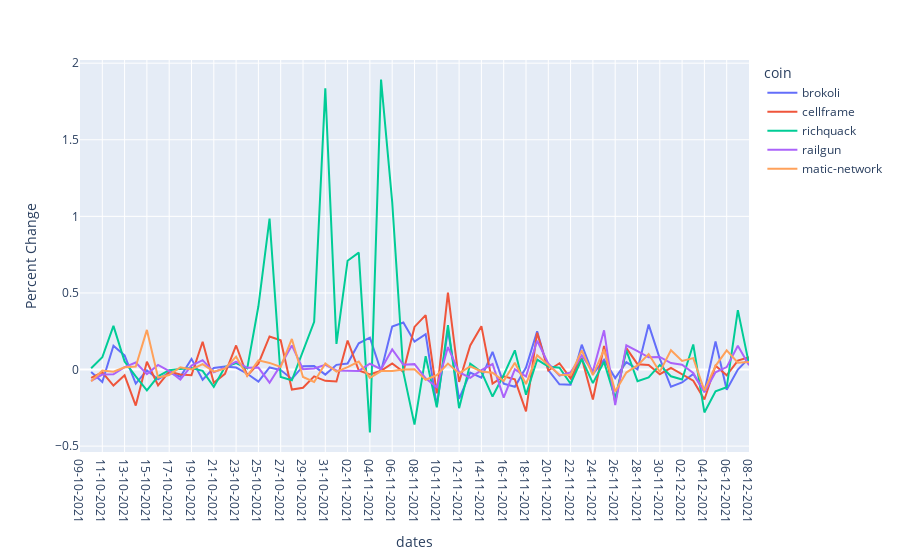

The code cell stored with this chart in its notebook:
### Code cell
#build price percent Changes Graph
dfPercents = dfPrices
dfPercents = dfPercents.set_index('dates')
dfPercents = dfPercents.pct_change()
display(dfPercents.head(5))
#the default y axis label was value so thats why it is being changed below
fig = px.line(dfPercents, labels = {'value': 'Percent Change', 'variable': 'coin'})
py.offline.plot(fig, filename='pricePercentChangesLines.html')

fig.show()
